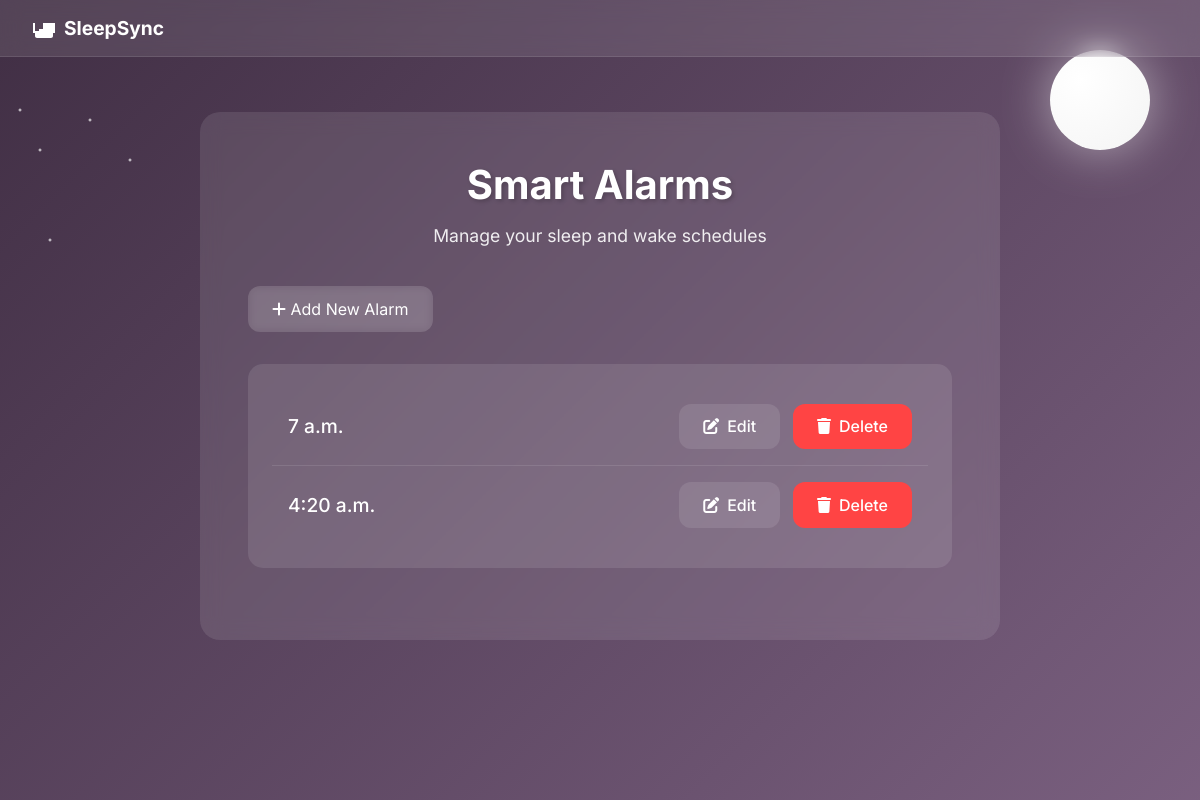
/tracker/alarms/, run on an earlier commit of the app's database.
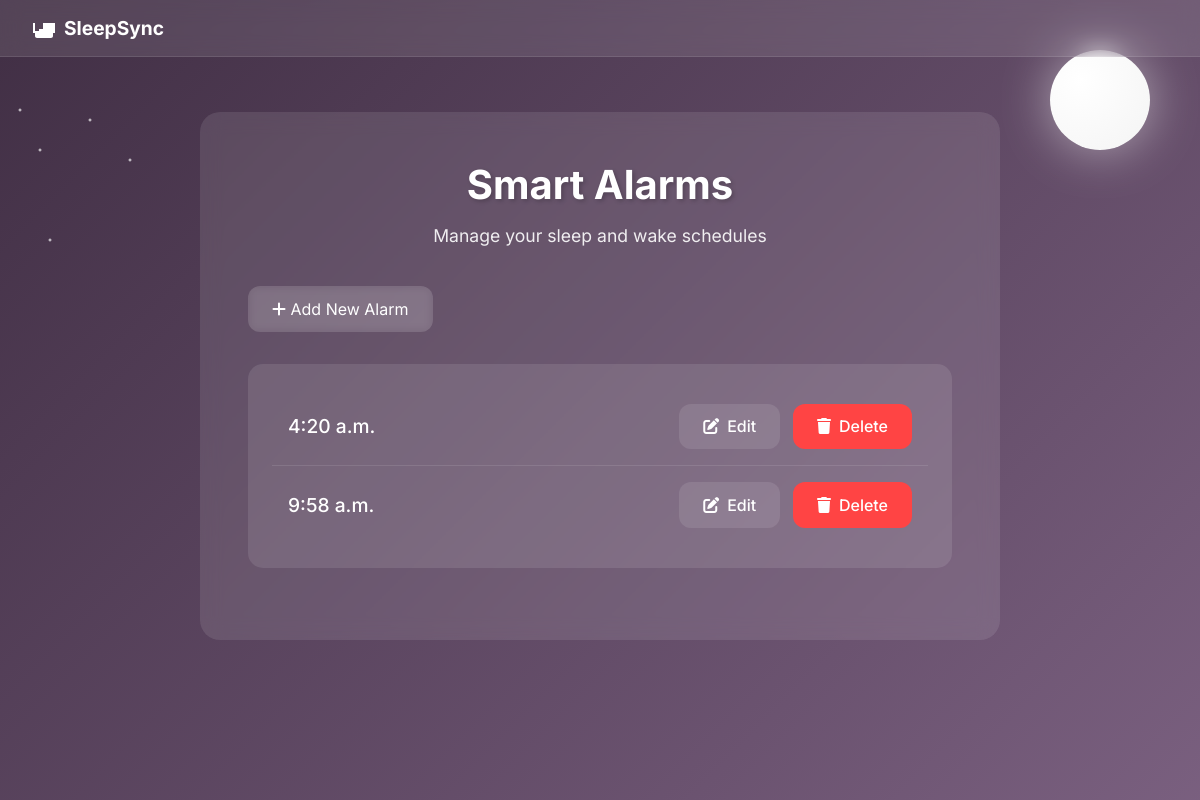
And on a later commit of the database.
### tracker/models.py (models this page shows, shortened)
class SmartAlarm(models.Model):
    alarmID = models.AutoField(primary_key=True)  # Auto-incrementing Alarm ID
    alarmTime = models.TimeField()                # Store the time for the alarm

### tracker/views.py (the view)
# urls.py: path('alarms/', views.alarm_list, name='alarm_list'),
def alarm_list(request):
    alarms = SmartAlarm.objects.all()
    return render(request, 'tracker/alarm_list.html', {'alarms': alarms})

### tracker/templates/tracker/alarm_list.html (shortened to what this page needs)
<!DOCTYPE html>
<html lang="en">
<head>
    <link rel="stylesheet" href="https://cdnjs.cloudflare.com/ajax/libs/font-awesome/6.0.0/css/all.min.css">
</head>
<body>
    <nav class="nav-bar">
        <div class="nav-content">
            <a href="{% url 'landing_page' %}" class="nav-logo">
                <svg viewBox="0 0 24 24">
                    <path d="M19 7h-8v8H3V7H1v10h2v3c0 1.1.9 2 2 2h14c1.1 0 2-.9 2-2v-3h2V7h-2zM7 19h10v-6H7v6z"/>
                </svg>
                <span>SleepSync</span>
            </a>
        </div>
    </nav>
    <div class="stars"></div>
    <div class="moon"></div>
    <div class="main-content">
        <div class="container">
            <h2>Smart Alarms</h2>
            <p class="subtitle">Manage your sleep and wake schedules</p>
            <a href="{% url 'alarm_create' %}" class="btn-add">
                <i class="fas fa-plus"></i> Add New Alarm
            </a>
            <div class="alarm-list">
                {% for alarm in alarms %}
                <div class="alarm-item">
                    <span class="alarm-time">{{ alarm.alarmTime }}</span>
                    <div class="actions">
                        <a href="{% url 'alarm_update' alarm.pk %}" class="btn btn-edit">
                            <i class="fas fa-edit"></i> Edit
                        </a>
                        <a href="{% url 'alarm_delete' alarm.pk %}" class="btn btn-delete">
                            <i class="fas fa-trash"></i> Delete
                        </a>
                    </div>
                </div>
                {% empty %}
                <div class="alarm-item" style="text-align: center;">
                    No alarms set
                </div>
                {% endfor %}
            </div>
        </div>
    </div>
</body>
</html>

### tracker/templates/tracker/alarm_list.html (style rules this page uses)
:root { --primary: #6b4e71; --primary-light: #9b6b9e; --text: #2c1810; --gradient-start: rgba(44, 24, 48, 0.9); --gradient-end: rgba(107, 78, 113, 0.9); --danger: #ff4444; --danger-hover: #ff6666; }
* { margin: 0; padding: 0; box-sizing: border-box; }
body { font-family: 'Inter', sans-serif; min-height: 100vh; background: linear-gradient(135deg, var(--gradient-start) 0%, var(--gradient-end) 100%), url('/api/placeholder/1920/1080'); background-size: cover; background-position: center; background-repeat: no-repeat; background-attachment: fixed; color: white; padding-top: 80px; }
.nav-bar { position: fixed; top: 0; left: 0; width: 100%; background: rgba(255, 255, 255, 0.1); backdrop-filter: blur(10px); z-index: 1000; padding: 1rem 0; border-bottom: 1px solid rgba(255, 255, 255, 0.1); }
.nav-content { max-width: 1200px; margin: 0 auto; display: flex; justify-content: space-between; align-items: center; padding: 0 2rem; }
.nav-logo { display: flex; align-items: center; gap: 8px; color: white; text-decoration: none; transition: transform 0.3s ease; }
.nav-logo svg { width: 24px; height: 24px; fill: white; }
.nav-logo span { font-weight: bold; font-size: 1.2rem; }
.stars { position: fixed; width: 100%; height: 100%; pointer-events: none; background: radial-gradient(2px 2px at 20px 30px, white, rgba(0,0,0,0)), radial-gradient(2px 2px at 40px 70px, white, rgba(0,0,0,0)), radial-gradient(2px 2px at 50px 160px, white, rgba(0,0,0,0)), radial-gradient(2px 2px at 90px 40px, white, rgba(0,0,0,0)), radial-gradient(2px 2px at 130px 80px, white, rgba(0,0,0,0)); animation: twinkle 5s infinite; z-index: 0; }
.moon { position: fixed; top: 50px; right: 50px; width: 100px; height: 100px; background: radial-gradient(circle at 30% 30%, #ffffff, #f4f4f4); border-radius: 50%; box-shadow: 0 0 50px rgba(255, 255, 255, 0.5); animation: moonGlow 4s infinite ease-in-out; z-index: 0; }
.main-content { min-height: calc(100vh - 80px); display: flex; align-items: flex-start; justify-content: center; padding: 2rem; position: relative; z-index: 1; }
.container { width: 100%; max-width: 800px; background: rgba(255, 255, 255, 0.1); backdrop-filter: blur(10px); padding: 3rem; border-radius: 20px; animation: fadeIn 1s ease-out; }
h2 { font-size: 2.5rem; color: white; text-align: center; margin-bottom: 1rem; text-shadow: 2px 2px 4px rgba(0, 0, 0, 0.2); }
.subtitle { text-align: center; color: rgba(255, 255, 255, 0.9); margin-bottom: 2.5rem; font-size: 1.1rem; }
.btn-add { display: inline-block; padding: 0.8rem 1.5rem; background: rgba(255, 255, 255, 0.1); color: white; text-decoration: none; border-radius: 12px; margin-bottom: 2rem; transition: all 0.3s ease; backdrop-filter: blur(5px); }
.alarm-list { background: rgba(255, 255, 255, 0.1); border-radius: 15px; padding: 1.5rem; margin-bottom: 1.5rem; }
.alarm-item { display: flex; justify-content: space-between; align-items: center; padding: 1rem; border-bottom: 1px solid rgba(255, 255, 255, 0.1); }
.alarm-item:last-child { border-bottom: none; }
.alarm-time { font-size: 1.2rem; font-weight: 500; }
.actions { display: flex; gap: 0.8rem; }
.btn { display: inline-flex; align-items: center; gap: 0.5rem; padding: 0.8rem 1.5rem; color: white; text-decoration: none; border: none; border-radius: 12px; font-size: 1rem; font-weight: 500; cursor: pointer; transition: all 0.3s ease; }
.btn-edit { background: rgba(255, 255, 255, 0.1); }
.btn-delete { background: var(--danger); }

What changed in the data, as far as the page shows it:
removed SmartAlarm: alarmTime "7 a.m."
added SmartAlarm: alarmTime "9:58 a.m."
